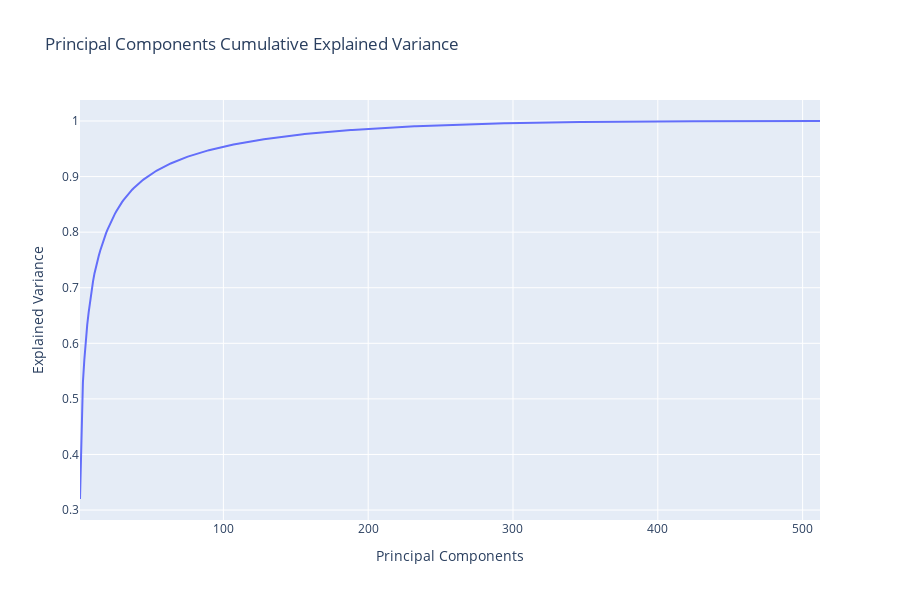

Here is the notebook cell this chart was saved with:
### Code cell
#pca = PCA()
#pca.fit(train_features)

train_pca = pca.transform(train_features)
variance_explained = np.cumsum(pca.explained_variance_ratio_)
pcs = range(1,len(variance_explained)+1)
px.line(x = pcs, y = variance_explained, title = 'Principal Components Cumulative Explained Variance', height=600,  labels={
                     "x": "Principal Components",
                     "y": "Explained Variance"})

### Figure 1 — Plotly figure (JSON) as saved in the notebook; plotly's stock layout.template omitted (floating-point values rounded to 4 significant figures; data arrays with more than 128 entries replaced by an {"elided": "..."} marker saying what was removed)
{"data": [{"hovertemplate": "Principal Components=%{x}<br>Explained Variance=%{y}<extra></extra>", "legendgroup": "", "line": {"color": "#636efa", "dash": "solid"}, "marker": {"symbol": "circle"}, "mode": "lines", "name": "", "orientation": "v", "showlegend": false, "type": "scatter", "x": {"elided": "512 int values"}, "xaxis": "x", "y": {"elided": "512 float values"}, "yaxis": "y"}], "layout": {"height": 600, "legend": {"tracegroupgap": 0}, "title": {"text": "Principal Components Cumulative Explained Variance"}, "xaxis": {"anchor": "y", "domain": [0, 1], "title": {"text": "Principal Components"}}, "yaxis": {"anchor": "x", "domain": [0, 1], "title": {"text": "Explained Variance"}}}}
